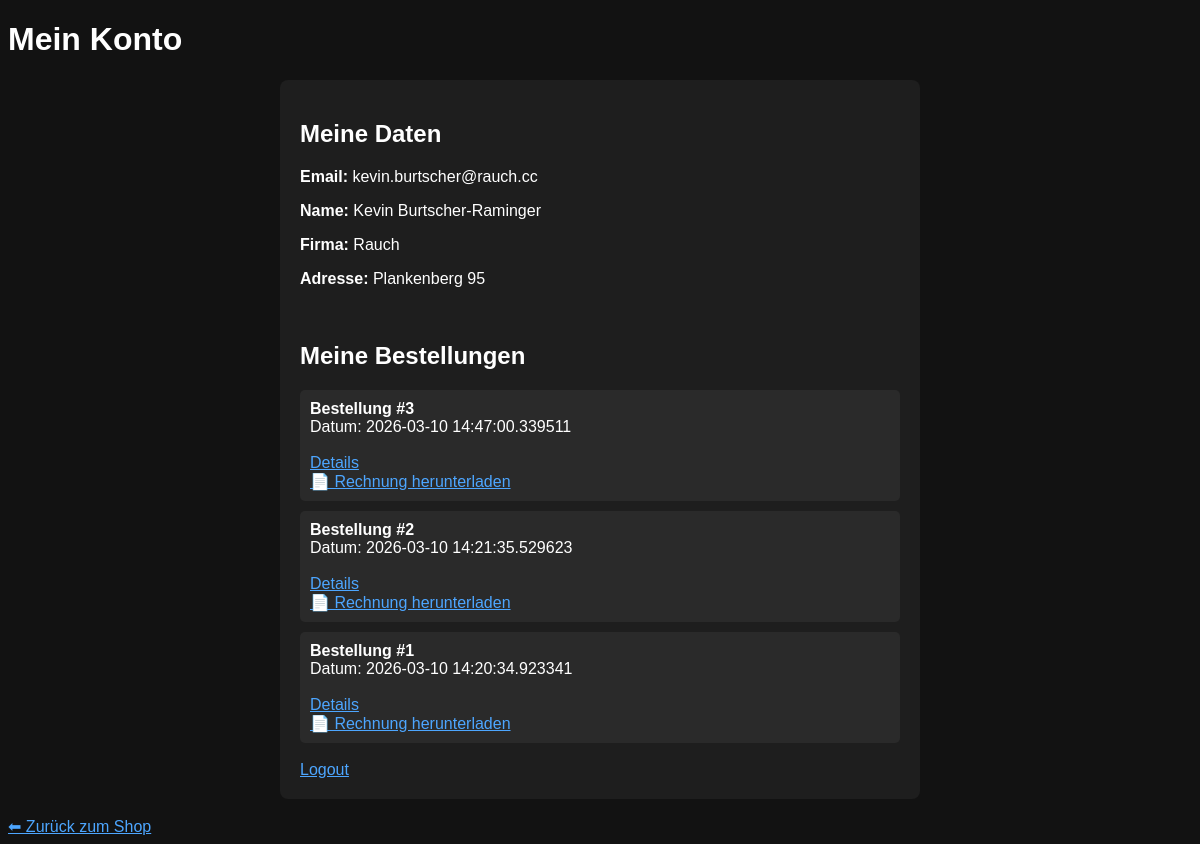
/account (signed in), run on the app's committed database.
### tables this page shows
CREATE TABLE users (
            id INTEGER PRIMARY KEY AUTOINCREMENT,
            email TEXT UNIQUE,
            firstname TEXT,
            lastname TEXT,
            company TEXT,
            address TEXT,
            password TEXT
        );

CREATE TABLE orders (
        id INTEGER PRIMARY KEY AUTOINCREMENT,
        user_id INTEGER,
        created_at DATETIME
);

### app.py (the view)
@app.route("/account")
def account():
    if "user_id" not in session:
        return redirect("/user_login")
    conn = sqlite3.connect("database.db")
    cursor = conn.cursor()
    user_id = session["user_id"]
    cursor.execute("""
    SELECT email, firstname, lastname, company, address
    FROM users
    WHERE id = ?
    """, (user_id,))
    user = cursor.fetchone()
    cursor.execute("""
    SELECT id, created_at
    FROM orders
    WHERE user_id = ?
    ORDER BY created_at DESC
    """, (user_id,))
    orders = cursor.fetchall()
    conn.close()
    return render_template("account.html", user=user, orders=orders)

### templates/account.html (shortened to what this page needs)
<!DOCTYPE html>
<html>
<head>
</head>
<body>
    <h1>Mein Konto</h1>
    <div class="container">
        <h2>Meine Daten</h2>
        <p><b>Email:</b> {{ user[0] }}</p>
        <p><b>Name:</b> {{ user[1] }} {{ user[2] }}</p>
        <p><b>Firma:</b> {{ user[3] }}</p>
        <p><b>Adresse:</b> {{ user[4] }}</p>
        <br>
        <h2>Meine Bestellungen</h2>
        {% if orders %}
        {% for order in orders %}
        <div class="order">
            <b>Bestellung #{{ order[0] }}</b><br>
            Datum: {{ order[1] }}
            <br><br>
            <a href="/order_success/{{ order[0] }}">Details</a>
            <br>
            <a href="/invoice/{{ order[0] }}">📄 Rechnung herunterladen</a>
        </div>
        {% endfor %}
        {% else %}
        <p>Noch keine Bestellungen.</p>
        {% endif %}
        <br>
        <a href="/user_logout">Logout</a>
    </div>
    <br>
    <a href="/">⬅ Zurück zum Shop</a>
</body>
</html>

### templates/account.html (style rules this page uses)
body { background: #121212; color: white; font-family: Arial; }
.container { width: 600px; margin: auto; background: #1e1e1e; padding: 20px; border-radius: 8px; }
.order { background: #2a2a2a; padding: 10px; margin-top: 10px; border-radius: 5px; }
a { color: #4da6ff; }

### data on the page
users: email "kevin.burtscher@rauch.cc", firstname "Kevin", lastname "Burtscher-Raminger", company "Rauch", address "Plankenberg 95"
orders: id "3", created_at "2026-03-10 14:47:00.339511"
orders: id "2", created_at "2026-03-10 14:21:35.529623"
orders: id "1", created_at "2026-03-10 14:20:34.923341"
